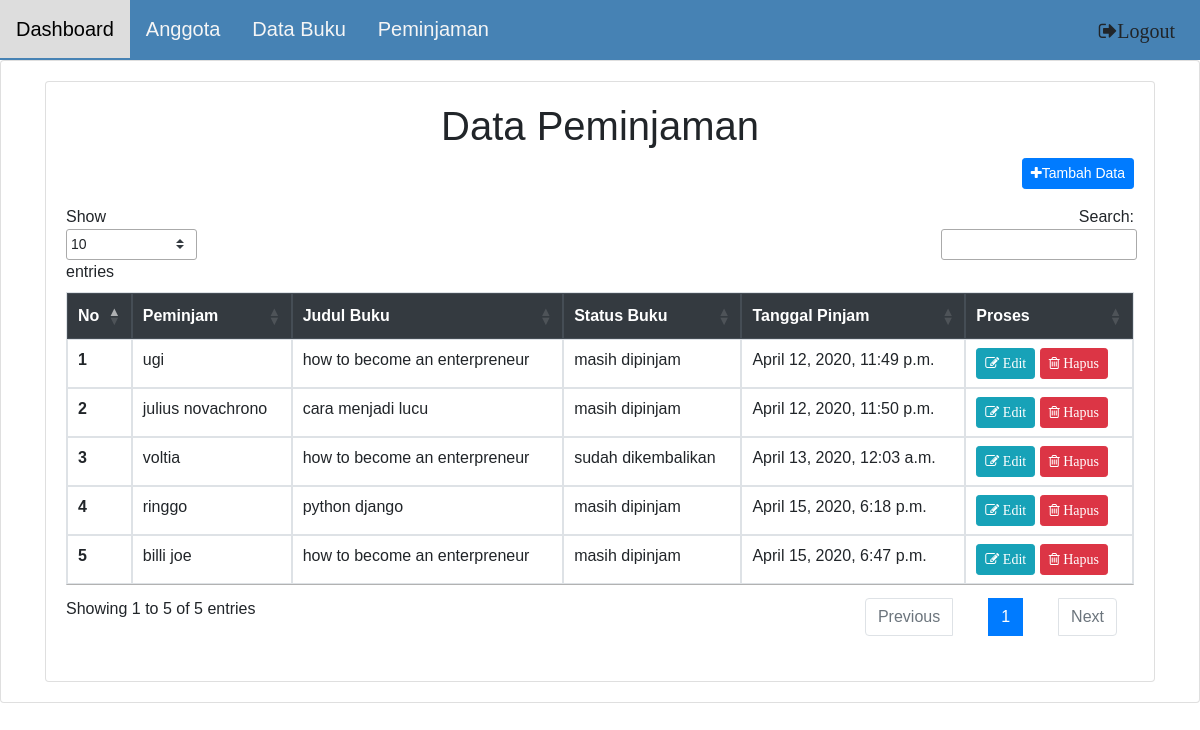
/peminjaman/ (signed in), run on the app's committed database.
### perpusapp/models.py (models this page shows, shortened)
class Transaksi_Peminjaman(models.Model,):
    STATUS =(
        ('masih dipinjam', 'masih dipinjam'),
        ('sudah dikembalikan', 'sudah dikembalikan'),
    )
    peminjam = models.ForeignKey(Anggota, on_delete=models.CASCADE)
    judul_buku = models.ForeignKey(Buku, on_delete=models.CASCADE)
    status_buku = models.CharField(choices=STATUS, null=False, max_length=50)
    tgl_pinjam = models.DateTimeField(auto_now=False, auto_now_add=True)
    class Meta:
        unique_together =('peminjam','judul_buku')

class Anggota(models.Model):
    nama = models.CharField(max_length=100, blank=False, null=False)
    alamat = models.CharField(max_length=100, blank=False, null=False)
    pekerjaan = models.CharField(max_length=100, blank=True, null=True)
    umur = models.PositiveIntegerField()
    no_hp = models.CharField( unique=True, max_length=12)
    def __str__(self):
        return self.nama

class Buku(models.Model):
    KATEGORI_BUKU = (
        ('sains', 'sains' ),
        ('sosial', 'sosial'),
        ('fiksi', 'fiksi'),
        ('astronomi','astronomi'),
        ('humor', 'humor'),
    )
    nama_buku = models.CharField(max_length=100, blank=False, null=False)
    nama_pengarang = models.CharField(max_length=100, blank=True, null=True)
    kategori = models.CharField(max_length=100, choices=KATEGORI_BUKU)
    jumlah_buku = models.PositiveIntegerField()
    def __str__(self):
        return self.nama_buku

### perpusapp/views.py (the view)
@login_required
def peminjaman(request):
    peminjaman = Transaksi_Peminjaman.objects.all()
    data = {'peminjaman': peminjaman}
    return render (request, 'perpus/peminjaman.html', data )

### templates/perpus/peminjaman.html
{% extends "perpus/base.html" %}
{%  block content%}
<div class="card card-body">
    <h1 style="text-align: center;">Data Peminjaman</h1>
    <p style="float: right;">
        <a href="{% url 'tambah_peminjam' %}" class="btn btn-primary btn-sm" style="float: right; width: fit-content;"><i class="fa fa-plus"></i>Tambah Data</a>
    </p>
    <table class="table  table-bordered table-hover" id="tables">
       <thead class="thead-dark">
            <tr>
            <th>No</th>
            <th>Peminjam</th>
            <th>Judul Buku</th>
            <th>Status Buku</th>
            <th>Tanggal Pinjam</th>
            <th>Proses</th>
            </tr>
        </thead>
        <tbody>
            {% for i in peminjaman %}
            <tr>
                <th>{{forloop.counter}}</th>
                <td>{{i.peminjam}}</td>
                <td>{{i.judul_buku}}</td>
                <td>{{i.status_buku}}</td>
                <td>{{i.tgl_pinjam}}</td>
                <td>
                <a href="{% url 'edit_peminjaman' i.id %}" class="btn btn-info btn-sm"><i class="fa fa-pencil-square-o"> Edit</i></a>
                <a href="{% url 'hapus_peminjaman' i.id %}" class="btn btn-danger btn-sm" onclick="return confirm ('hapus data ?')"><i class="fa fa-trash-o"> Hapus</i></a>
                </td>
            </tr>
            {% endfor %}
        </tbody>
    </table>
</div>
{% endblock content%}

### templates/perpus/base.html (shortened to what this page needs)
<!DOCTYPE html>
<html lang="en">
<head>
    <link rel="stylesheet" href="https://stackpath.bootstrapcdn.com/bootstrap/4.4.1/css/bootstrap.min.css">
    <link rel="stylesheet" href="https://cdn.datatables.net/1.10.20/css/jquery.dataTables.min.css">
    <link rel="stylesheet" href="https://stackpath.bootstrapcdn.com/font-awesome/4.7.0/css/font-awesome.min.css">
</head>
<body>
      <div class="topnav">
        <a href="{% url 'home' %}">Dashboard</a>
        <a href="{% url 'data_anggota' %}">Anggota</a>
        <a href="{% url 'data_buku' %}">Data Buku</a>
        <a href="{% url 'peminjaman' %}">Peminjaman</a>
        <a href="{% url 'logout' %}" style="float: right;"><i class="btn btn-sm fa fa-sign-out" style="font-size:20px">Logout</i></a>
      </div>
        <div class="card card-body">
            <div class="container">
        {%block content%}
        {%endblock content%}
            </div>
        </div>
</body>
</html>

### templates/perpus/base.html (style rules this page uses)
body { margin: 0; font-family: Arial, Helvetica, sans-serif; }
.topnav { overflow: hidden; background-color:steelblue; }
.topnav a { float: left; color: whitesmoke; text-align: center; padding: 14px 16px; text-decoration: none; font-size: 20px; }

### data on the page
Transaksi_Peminjaman: peminjam "ugi", judul_buku "how to become an enterpreneur", status_buku "masih dipinjam", tgl_pinjam "April 12, 2020, 11:49 p.m."
Transaksi_Peminjaman: peminjam "julius novachrono", judul_buku "cara menjadi lucu", status_buku "masih dipinjam", tgl_pinjam "April 12, 2020, 11:50 p.m."
Transaksi_Peminjaman: peminjam "voltia", judul_buku "how to become an enterpreneur", status_buku "sudah dikembalikan", tgl_pinjam "April 13, 2020, 12:03 a.m."
Transaksi_Peminjaman: peminjam "ringgo", judul_buku "python django", status_buku "masih dipinjam", tgl_pinjam "April 15, 2020, 6:18 p.m."
Transaksi_Peminjaman: peminjam "billi joe", judul_buku "how to become an enterpreneur", status_buku "masih dipinjam", tgl_pinjam "April 15, 2020, 6:47 p.m."
